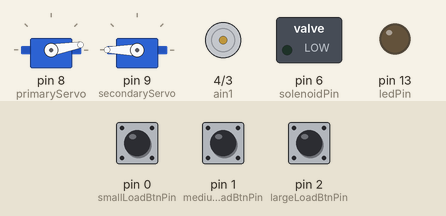
Recording of a sketch running on a simulated Arduino Uno, built with avr-gcc and run on an emulated ATmega328P. Shown: 2 × servo, motor-driver pin pairs drawn as motors (green arrow = first pin HIGH = forward, orange = second pin HIGH = backward, longer = more drive, scaled by the enable pin), switched loads named in the sketch (green lamp = pin HIGH), output pins drawn as LEDs (lit = HIGH). The test bench sets the inputs (shaded band); at power-on: pin 0 (smallLoadBtnPin) HIGH, pin 1 (mediumLoadBtnPin) HIGH, pin 2 (largeLoadBtnPin) HIGH.

Above: at 1.2 s.
1.3 s: pin 0 (smallLoadBtnPin) pulled LOW for 0.15 s
At 2.8 s:
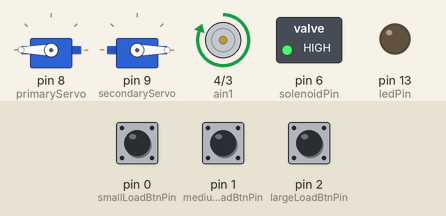
At 12.8 s:
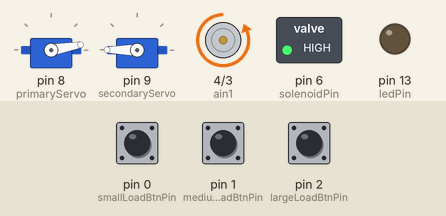
Timing chart, 0 to 14.0 s (numbered marks = the images above; inputs shaded):
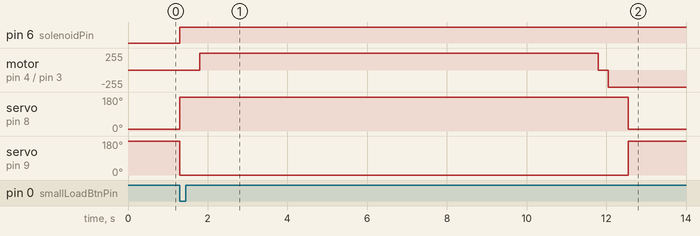

Measured:
- after the input at 1.3 s, pin 6 (solenoidPin): LOW → HIGH at once; motor on pin 4 (ain1) / pin 3 (ain2): stopped → forward 255/255 after 0.50 s, → stopped 10.0 s later, → backward 255/255 0.25 s later; servo on pin 8 (primaryServo): 10° → 180° at once, → 10° 11.3 s later; servo on pin 9 (secondaryServo): 180° → 0° at once, → 180° 11.3 s later

The sketch:

4180.ino
```cpp
#include <Servo.h>

#define ledPin LED_BUILTIN

const int smallLoadBtnPin = 0;
const int mediumLoadBtnPin =  1;
const int largeLoadBtnPin = 2;

const int ain2 = 3;
const int ain1 = 4;
const int pwmPin = 5;

const int solenoidPin = 6;

Servo primaryServo;
Servo secondaryServo;

// -1 = Backwards; 0 = Stop; 1 = Forwards
void setMotors(int value) {
  //digitalWrite(ain1, LOW);
  //digitalWrite(ain2, LOW);
  switch (value) {
    case 0:
      digitalWrite(ain1, LOW);
      digitalWrite(ain2, LOW);
      break;
    case -1:
      digitalWrite(ain1, LOW);
      digitalWrite(ain2, HIGH);
      break;
    case 1:
      digitalWrite(ain1, HIGH);
      digitalWrite(ain2, LOW);
      break;
    default:
      digitalWrite(ain1, LOW);
      digitalWrite(ain2, LOW);
      break;
  }
}

// 3 buttons small, medium, light
// 2 servos
// pump - Hbridge - only needed for bi-directional support
// Solenoid - mosfet

// duration - how long to run the pump (in milliseconds)
void dispenseLoad(int duration) {
  digitalWrite(ledPin, LOW);
  // Set servos to fully extended
  primaryServo.write(200);
  secondaryServo.write(0);

  //Open Solenoid
  digitalWrite(solenoidPin, HIGH);

  delay(500); // Wait for the arms to extend before starting pump
  //Turn on Motor in the forward direction
  setMotors(1);

  delay(duration);

  // Clean up

  setMotors(0);

  delay(250); // Don't immediately reverse the pump

  setMotors(-1);
  delay(500);
  primaryServo.write(10);
  secondaryServo.write(180);
  delay(7500);
  setMotors(0);
  digitalWrite(solenoidPin, LOW);

  digitalWrite(ledPin, HIGH);
}

void setup() {
  pinMode(smallLoadBtnPin, INPUT_PULLUP);
  pinMode(mediumLoadBtnPin, INPUT_PULLUP);
  pinMode(largeLoadBtnPin, INPUT_PULLUP);

  primaryServo.attach(8);
  secondaryServo.attach(9);
  primaryServo.write(10);
  secondaryServo.write(180);

  pinMode(ledPin, OUTPUT);


  pinMode(ain1, OUTPUT);
  pinMode(ain2, OUTPUT);
  pinMode(pwmPin, OUTPUT);

  digitalWrite(pwmPin, HIGH);
  //analogWrite(pwmPin, 80);
  setMotors(0); // stop;

  pinMode(solenoidPin, OUTPUT);
}

void loop() {
  if (!digitalRead(smallLoadBtnPin)) {
    dispenseLoad(10000);
  } else if (!digitalRead(mediumLoadBtnPin)) {
    dispenseLoad(30000);
  } else if (!digitalRead(largeLoadBtnPin)) {
    dispenseLoad(60000);
  }
  delay(100);
}
```
